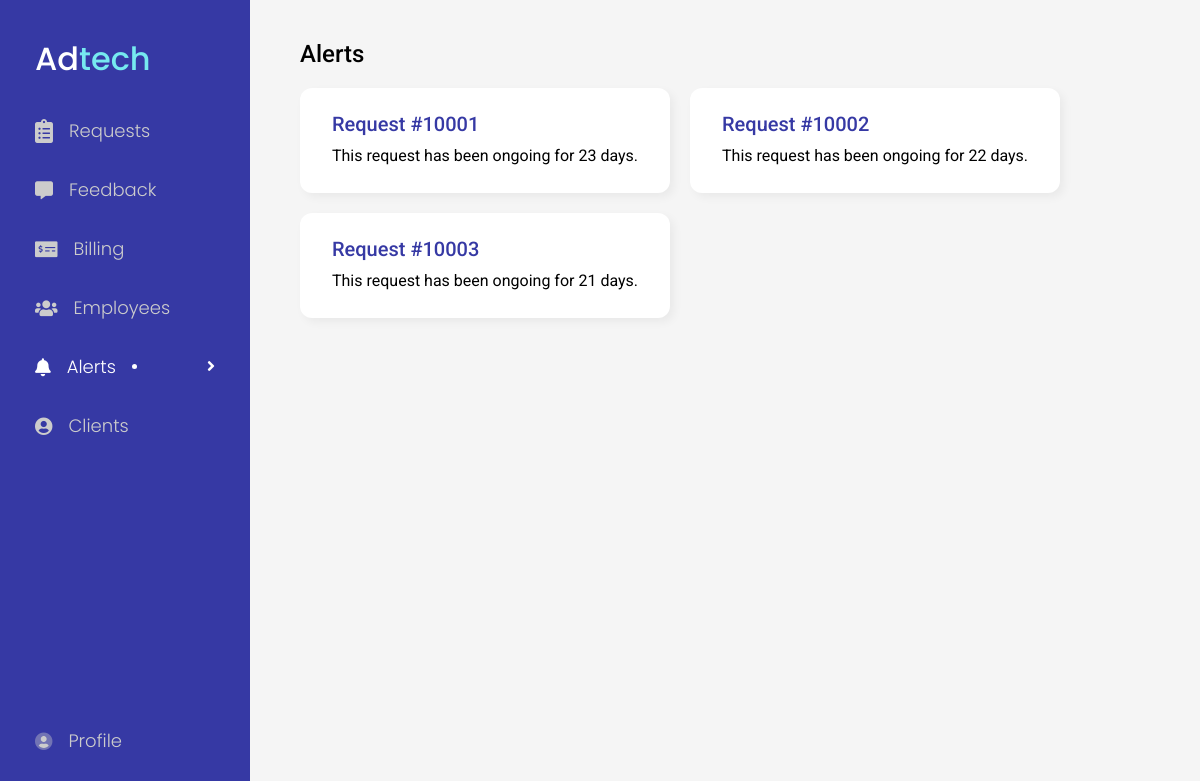
The page /admin/alerts.php on the database its author committed.
### tables this page shows
CREATE TABLE `request` (
  `reqID` int(100) NOT NULL,
  `uid` int(100) NOT NULL,
  `empID` int(100) DEFAULT NULL,
  `category` varchar(100) NOT NULL,
  `status` varchar(100) NOT NULL,
  `description` varchar(100) NOT NULL,
  `dateOfCreation` datetime(6) NOT NULL,
  `dateOfCompletion` datetime(6) DEFAULT NULL
);

### admin/alerts.php (the view, shortened to what this page needs)
<!DOCTYPE html>
<html lang="en">
<head>
    <link rel="stylesheet" type="text/css" href="../css/admin/dashboard.css" />
    <link rel="stylesheet" type="text/css" href="../css/admin/alerts.css" />
    <?php
    include_once("../head.php");
    ?>
</head>
<body>
    <?php
    include_once("nav.php");
    ?>
    <div class="container">
        <div class="header">
            <h2>Alerts</h2>
        </div>
        <div class="alerts-container">
            <?php
            include_once("../db_connect.php");
            $query = "SELECT reqID, dateOfCreation FROM `request`";
            $result = $db->query($query);
            if ($result->num_rows > 0) {
                while($row = $result->fetch_assoc()) {
                    if(date_diff(new DateTime(date("Y/m/d",strtotime($row['dateOfCreation']))), new DateTime())-> format("%d") >= 10) {
                        ?>
                        <div class="card">
                            <a onclick="document.getElementById('<?php echo $row['reqID'] ?>').submit()">
                                <h3>Request #<?php echo $row['reqID'] ?></h3>
                            </a>
                            <p>This request has been ongoing for <?php echo date_diff(new DateTime(date("Y/m/d",strtotime($row['dateOfCreation']))), new DateTime())-> format("%d") ?> days.</p>
                        </div> <?php
                    }
                }
            } else {
            }
            ?>
        </div>
    </div>
</body>
</html>

### css/admin/dashboard.css (style rules this page uses)
body { min-height: 100vh; display: flex; background: #f5f5f5; overflow-y: scroll; }
h1, h2 { font-weight: 500; }
h3 { font-size: 20px; font-weight: 500; color: #3639a4; }
.container { width: 100%; margin: 40px 5vw 0 25vw; display: flex; flex-direction: column; }
.container .card { height: auto; margin: 20px 0 48px 0; padding: 24px 32px 28px 32px; background: white; border-radius: 12px; box-shadow: 4px 4px 10px 0px rgba(0, 0, 0, 0.05); }

### css/admin/alerts.css (style rules this page uses)
.alerts-container { display: flex; flex-wrap: wrap; column-gap: 20px; }
.alerts-container .card { width: max-content; margin-bottom: 0px !important; display: flex; flex-direction: column; row-gap: 10px; }

### css/style.css (style rules this page uses)
html { scroll-behavior: smooth; cursor: default; }
body, h1, h2, h3, h4, h5, h6, p { padding: 0; margin: 0; }
a { cursor: pointer; }
body { font-family: "Roboto", sans-serif; }
a { text-decoration: none; }

### rows shown on the page
request: reqID "10001"
request: reqID "10002"
request: reqID "10003"
